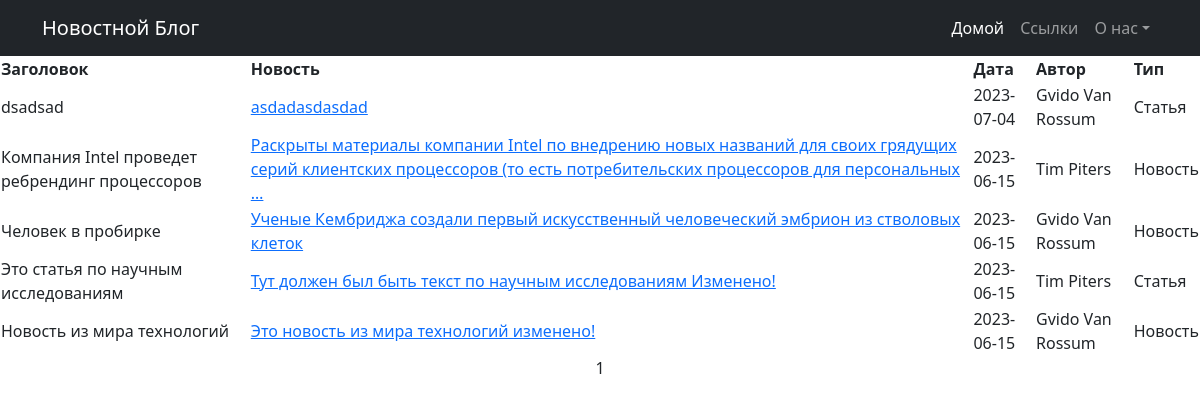
/posts/, run on the app's committed database.
### postnews/models.py (models this page shows, shortened)
class Post(models.Model):
	id_author = models.ForeignKey(Author, on_delete= models.CASCADE)
	post_or_new = models.CharField(max_length=20,
								   choices= POSSTING)
	time_create = models.DateTimeField(auto_now_add= True)
	id_post_category = models.ManyToManyField(Category, through= 'PostCategory')
	article_title_news = models.CharField(max_length= 50)
	main_text = models.TextField()
	rating = models.IntegerField(validators=[MinValueValidator(0)], default= 0)

class Author(models.Model):
	id_user = models.OneToOneField(User, on_delete= models.CASCADE)
	name = models.CharField(max_length= 20, default= 'NoName')
	rating = models.IntegerField(validators=[MinValueValidator(0)], default= 0)
	def __str__(self):
		return self.name

### postnews/views.py (the view)
# urls.py: path('', PostMany.as_view(), name= 'post_list'),
class PostMany(ListView):
	model = Post
	ordering = '-time_create'
	template_name = 'post_one.html'
	context_object_name = 'post'
	paginate_by = 10
	def get_queryset(self):
		queryset = super().get_queryset()
		self.filterset = PostFilter(self.request.GET, queryset)
		return self.filterset.qs
	def get_context_data(self, **kwargs):
		context = super().get_context_data(**kwargs)
		context['filterset'] = self.filterset
		return context

### postnews/templatetags/censor.py (called while the page is built)
@register.filter()
def censor(value):
    words = ['редиска']
    text_one = value.split()
    main_text = ''
    for word in text_one:
        if word in words:
            censor = f'{word[:1]}' + (len(word)-1) * '*'
            if main_text == '':
                main_text += censor
            else:
                main_text += ' ' + censor
        elif main_text == '':
            main_text += word
        else:
            main_text += ' ' + word
    return f'{main_text}'

### templates/post_one.html (shortened to what this page needs)
<!DOCTYPE html>
{% extends 'flatpages/default.html' %}
{% load censor %}
{% block content %}
	{% if post %}
	<table>
    <thead>
      <tr>
        <th>Заголовок</th>
        <th>Новость</th>
        <th>Дата</th>
        <th>Автор</th>
        <th>Тип</th>
      </tr>
    </thead>
    <tbody>
      {% for i in post %}
      <tr>
        <td>{{ i.article_title_news|censor }}</td>
        <td>
          {% if i.post_or_new == 'Новость' %}
          <a href="http://127.0.0.1:8000/posts/news/{{i.id}}">{{ i.main_text|truncatewords:20|censor  }}</a></td>
          {% elif i.post_or_new == 'Статья' %}
          <a href="http://127.0.0.1:8000/posts/articles/{{i.id}}">{{ i.main_text|truncatewords:20|censor  }}</a></td>
          {% endif %}
        <td>{{ i.time_create|date:'Y-m-d' }}</td>
        <td>{{ i.id_author }}</td>
        <td>{{ i.post_or_new }}</td>
      </tr>
      {% endfor %}
    </tbody>
  </table>
   {{ page_obj.number }}
	{% else %}
	<h1>Новостей нет</h1>
	{% endif %}
{% endblock content %}

### templates/flatpages/default.html (shortened to what this page needs)
<!DOCTYPE html>
<html lang="en">
    <head>
        {% load static %}
        <link href="{% static 'css/styles.css' %}" rel="stylesheet" />
    </head>
    <body>
        <nav class="navbar navbar-expand-lg navbar-dark bg-dark">
            <div class="container">
                <a class="navbar-brand" href="#">Новостной Блог</a>
                <div class="collapse navbar-collapse" id="navbarSupportedContent">
                    <ul class="navbar-nav ms-auto mb-2 mb-lg-0">
                        <li class="nav-item"><a class="nav-link active" aria-current="page" href="#">Домой</a></li>
                        <li class="nav-item"><a class="nav-link" href="#">Ссылки</a></li>
                        <li class="nav-item dropdown">
                            <a class="nav-link dropdown-toggle" id="navbarDropdown" href="#" role="button" data-bs-toggle="dropdown" aria-expanded="false">О нас</a>
                        </li>
                    </ul>
                </div>
            </div>
        </nav>
        <center>{% block content %}
        {% endblock content %}</center>
    </body>
</html>

### data on the page
Post: article_title_news|censor "dsadsad", main_text|censor "asdadasdasdad", time_create "2023-07-04", id_author "Gvido Van Rossum", post_or_new "Статья"
Post: article_title_news|censor "Компания Intel проведет ребрендинг процессоров", main_text|censor "Раскрыты материалы компании Intel по внедрению новых названий для своих грядущих серий клиентских процессоров (то есть потребительских процессоров для персональных …", time_create "2023-06-15", id_author "Tim Piters", post_or_new "Новость"
Post: article_title_news|censor "Человек в пробирке", main_text|censor "Ученые Кембриджа создали первый искусственный человеческий эмбрион из стволовых клеток", time_create "2023-06-15", id_author "Gvido Van Rossum", post_or_new "Новость"
Post: article_title_news|censor "Это статья по научным исследованиям", main_text|censor "Тут должен был быть текст по научным исследованиям Изменено!", time_create "2023-06-15", id_author "Tim Piters", post_or_new "Статья"
Post: article_title_news|censor "Новость из мира технологий", main_text|censor "Это новость из мира технологий изменено!", time_create "2023-06-15", id_author "Gvido Van Rossum", post_or_new "Новость"

### other printed values
{{ page_obj.number }} "1"
